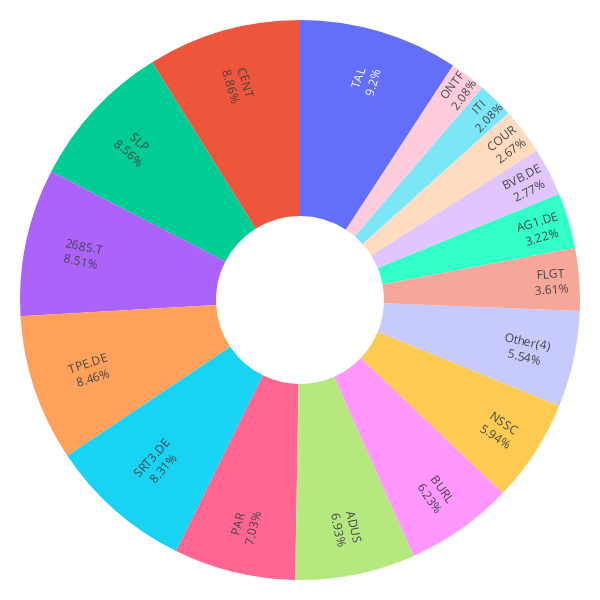

The notebook cell this image was saved under:
### Code cell
importlib.reload(mpt_utils)
#
weights_5y, mu_5y, S_5y, weights_all_5y = mpt_utils.portfolio_and_plot(df_pct_5y, df)

### Figure 1 — Plotly figure (JSON) as saved in the notebook; plotly's stock layout.template omitted (floating-point values rounded to 4 significant figures)
{"data": [{"hole": 0.3, "insidetextorientation": "radial", "labels": ["AG1.DE", "CENT", "ITI", "BVB.DE", "NSSC", "BURL", "TPE.DE", "SRT3.DE", "PAR", "ONTF", "SLP", "TAL", "FLGT", "ADUS", "2685.T", "COUR", "Other(4)"], "textinfo": "label+percent", "textposition": "inside", "values": [0.0065, 0.0179, 0.0042, 0.0056, 0.012, 0.0126, 0.0171, 0.0168, 0.0142, 0.0042, 0.0173, 0.0186, 0.0073, 0.014, 0.0172, 0.0054, 0.0112], "type": "pie"}], "layout": {"margin": {"l": 20, "r": 20, "t": 20, "b": 20}, "font": {"color": "black"}, "height": 600, "width": 600, "paper_bgcolor": "white", "plot_bgcolor": "white", "showlegend": false}}
